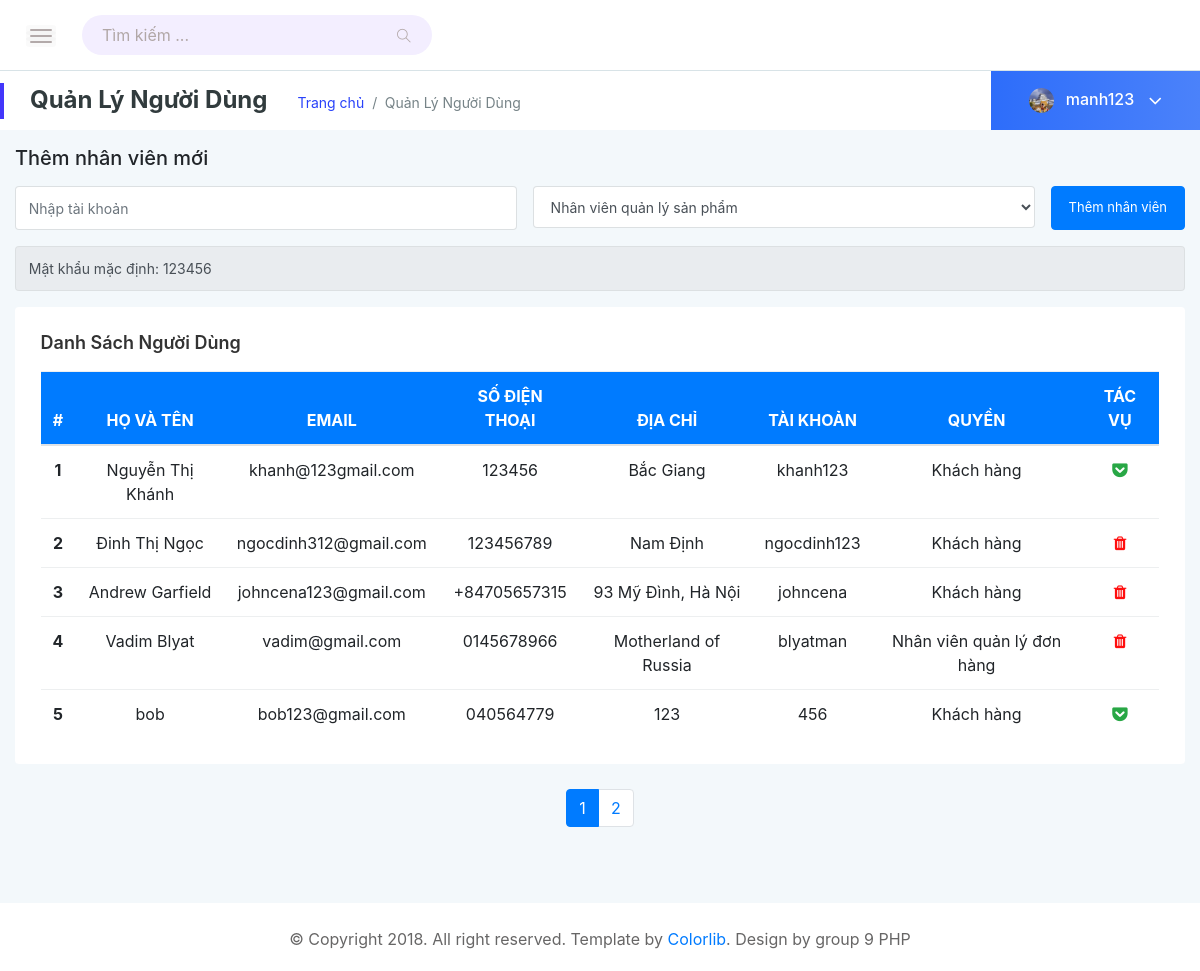
The page /NikeStore/admin/manage_user.php (signed in) on the database its author committed.
### tables this page shows
CREATE TABLE `user` (
  `ID` int(11) NOT NULL,
  `role_id` int(11) NOT NULL,
  `username` varchar(100) NOT NULL,
  `password` varchar(100) NOT NULL,
  `name` varchar(100) DEFAULT NULL,
  `email` varchar(100) DEFAULT NULL,
  `phone` varchar(100) DEFAULT NULL,
  `address` varchar(100) DEFAULT NULL,
  `point` decimal(13,0) DEFAULT 0,
  `avatar` varchar(1000) NOT NULL,
  `seo` varchar(100) NOT NULL,
  `active` tinyint(11) DEFAULT 1
);

CREATE TABLE `role` (
  `ID` int(11) NOT NULL,
  `name` varchar(100) NOT NULL
);

### NikeStore/admin/component/page.php (called while the page is built)
<?php
    $current_page = !empty($_GET["page"])?$_GET["page"]:1;
    $offset = ($current_page - 1)*5;
?>

### NikeStore/admin/manage_user.php (the view, shortened to what this page needs)
<?php
    include("../connect.php");
    include("component/page.php");
?>
<!DOCTYPE html>
<html lang="en">
<head>
    <?php include("component/css.php") ?>
</head>
<body class="body-bg">
    <div class="page-container">
        <div class="main-content">
            <?php include("component/search.php"); ?>
            <div class="page-title-area">
                <div class="row align-items-center">
                    <div class="col-sm-8">
                        <div class="breadcrumbs-area clearfix">
                            <h4 class="page-title pull-left"><b>Quản Lý Người Dùng</b></h4>
                            <ul class="breadcrumbs pull-left">
                                <li><a href="index.php">Trang chủ</a></li>
                                <li><span>Quản lý người dùng</span></li>
                            </ul>
                        </div>
                    </div>
                    <?php include("component/logged.php"); ?>
                </div>
            </div>
            <div class="main-content-inner">
                <?php if($_SESSION['Permission']==1) { ?>
                <div class="mt-3">
                    <h5>Thêm nhân viên mới</h5>
                    <form action="manage_user.php?do=add" method="POST" class="mt-3">
                        <div class="form-group d-flex justify-content-between">
                            <input type="text" class="form-control " name="username" placeholder="Nhập tài khoản" required>
                            <select class="form-control ml-3" style="height:fit-content" name="role">
                                <option value="2" selected>Nhân viên quản lý sản phẩm</option>
                            </select>
                            <button type="submit" class="btn btn-primary ml-3 pull-right">Thêm nhân viên</button>
                        </div>
                        <div class="form-group d-flex justify-content-between">
                            <input type="text" class="form-control" value="Mật khẩu mặc định: 123456" disabled>
                        </div>
                    </form>
                </div>
                <?php } ?>
                <div class="card mt-3">
                    <div class="card-body">
                        <h4 class="header-title">Danh sách người dùng</h4>
                        <div class="single-table">
                            <div class="table-responsive">
                                <table class="table text-center">
                                    <thead class="text-uppercase bg-primary">
                                        <tr class="text-white">
                                            <th scope="col">#</th>
                                            <th scope="col">Họ và tên</th>
                                            <th scope="col">Email</th>
                                            <th scope="col">Số điện thoại</th>
                                            <th scope="col">Địa chỉ</th>
                                            <th scope="col">Tài khoản</th>
                                            <th scope="col">Quyền</th>
                                            <th scope="col">Tác vụ</th>
                                        </tr>
                                    </thead>
                                    <tbody>
                                        <?php
                            $sql = "SELECT user.id as id, user.name as hoten ,email,phone,address,username,role.name as quyen,role.id as quyen_id, active as tt
                                FROM user INNER JOIN role ON user.role_id = role.id
                                ORDER BY user.id  DESC LIMIT 5 OFFSET $offset";
                            $result = mysqli_query($con,$sql);
                            $count=0;
                            while($row = mysqli_fetch_assoc($result)){
                                $count++;
                                        ?>
                                        <tr>
                                            <th scope="row"><?=$count?></th>
                                            <td><?=$row["hoten"]?></td>
                                            <td><?=$row["email"]?></td>
                                            <td><?=$row["phone"]?></td>
                                            <td><?=$row["address"]?></td>
                                            <td><?=$row["username"]?></td>
                                            <td><?=$row["quyen"]?></td>
                                            <?php if(($_SESSION['Permission']==1 && $row["quyen_id"]!=1 )){ ?>
                                                <td>
                                                <?php if($row['tt']==1) { ?>
                                                    <a class="btn-remove" onclick="lock(<?=$row['id']?>)"><i class=" fa fa-trash"></i></a>
                                                <?php } else { ?>
                                                    <a class="text-success" style="cursor: pointer;" onclick="active(<?=$row['id']?>)"><i class=" fa fa-get-pocket"></i></a>
                                                <?php } ?>
                                                </td>
                                            <?php } else{ ?>
                                                <td><i class=" fa fa-trash text-secondary"></i></td>
                                            <?php } ?>
                                        </tr>
                                        <?php
                            }
                                        ?>
                                    </tbody>
                                </table>
                            </div>
                        </div>
                    </div>
                </div>
                <?php
                    include("component/pagination.php");
                ?>
            </div>
        </div>
        <?php include("component/footer.php") ?>
    </div>
</body>
</html>

### NikeStore/admin/component/logged.php (shortened to what this page needs)
<div class="col-sm-4 clearfix">
    <div class="user-profile pull-right">
        <?php
            if (isset($_SESSION['UserName'])){
                $current_username = $_SESSION['UserName'];
                $s = "SELECT avatar FROM user WHERE username='$current_username'";
                $b = mysqli_query($con,$s);
                $d = mysqli_fetch_assoc($b);
                if($d['avatar']!=null){
                    echo'<img class="avatar" src="'.$d['avatar'].'" alt="avatar">';
                }
                else
                    echo'<img class="avatar" src="../assets/images/avatar/avatar.png" alt="avatar">';
        ?>
        <h4 class="user-name dropdown-toggle" data-toggle="dropdown">
            <?=$_SESSION['UserName']?>
            <i class="fa fa-angle-down"></i>
        </h4>
        <?php
            }
            else{
                echo '<a href="../login.php" class="text-white"><i class="fa fa-sign-in mr-2"></i>Đăng nhập</a>';
            }
        ?>
    </div>
</div>

### NikeStore/assets/css/typography.css (style rules this page uses)
body { font-size: 16px; }
h1, h2, h3, h4, h5, h6 { margin: 0; }
b { font-weight: 700; }
a, a:visited { text-decoration: none; transition: all 0.3s ease-in-out; -webkit-transition: all 0.3s ease-in-out; -moz-transition: all 0.3s ease-in-out; -o-transition: all 0.3s ease-in-out; outline: 0; }
ul, ol { margin-bottom: 0px; margin-top: 0px; padding: 0; }
ul { margin: 0; list-style-type: none; }
button { cursor: pointer; outline: none!important; letter-spacing: 0; }
label, input { font-size: 16px; }

### NikeStore/assets/css/default-css.css (style rules this page uses)
* { margin: 0; padding: 0; box-sizing: border-box; }
*, *:before, *:after { -moz-box-sizing: border-box; -webkit-box-sizing: border-box; box-sizing: border-box; }
html { -webkit-font-smoothing: antialiased; }
body { background: #fff; font-weight: normal; -webkit-font-smoothing: antialiased; -webkit-text-size-adjust: 100%; }
img { max-width: 100%; height: auto; }
:root { --primary-color: #4336FB; }

### NikeStore/assets/css/admin-styles.css (style rules this page uses)
.page-container { width: 100%; height: 100%; min-height: 100vh; padding-left: 280px; -webkit-transition: padding-left 0.3s ease 0s; transition: padding-left 0.3s ease 0s; }
.sbar_collapsed.page-container { padding-left: 0; }
.card { border: none; border-radius: 4px; background-color: #fff; -webkit-transition: all 0.3s ease 0s; transition: all 0.3s ease 0s; }
.card-body { padding: 25.6px; padding: 1.6rem; }
.main-content { width: 100%; background: #F3F8FB; }
.main-content-inner { padding: 0 30px 50px; }
.body-bg { background: #F3F8FB; }
.page-title-area { padding: 0 30px; background: #fff; position: relative; }
.page-title-area:before { content: ''; position: absolute; left: 0; top: 50%; width: 4px; height: 36px; background: var(--primary-color); -webkit-transform: translateY(-50%); transform: translateY(-50%); }
.page-title { font-size: 24px; font-weight: 300; color: #313b3d; letter-spacing: 0; margin-right: 30px; }
ul.breadcrumbs { margin-top: 4px; }
.breadcrumbs li { display: inline-block; }
.breadcrumbs li a, .breadcrumbs li span { display: block; font-size: 14px; font-weight: 400; color: #2942fa; letter-spacing: 0; margin-right: 16px; position: relative; }
.breadcrumbs li a:before { content: '/'; color: #768387; position: absolute; right: -13px; top: 0; }
.breadcrumbs li span { margin-right: 0; color: #768387; text-transform: capitalize; }
.user-profile { margin-right: -30px; display: -webkit-box; display: -ms-flexbox; display: flex; -webkit-box-align: center; -ms-flex-align: center; align-items: center; -ms-flex-wrap: wrap; flex-wrap: wrap; background: -webkit-linear-gradient(left, #2d6dfa 0%, #4b82fa 100%); background: linear-gradient(to right, #2d6dfa 0%, #4b82fa 100%); padding: 17px 38px; position: relative; }
.user-profile img.avatar { height: 25px; width: 25px; border-radius: 50%; margin-right: 12px; }
.user-name { font-size: 16px; font-weight: 500; color: #fff; letter-spacing: 0; cursor: pointer; -webkit-user-select: none; -moz-user-select: none; -ms-user-select: none; user-select: none; }
.user-name i { margin-left: 10px; font-size: 21px; vertical-align: middle; position: relative; }
.notification-area .dropdown-toggle, .user-name.dropdown-toggle { position: relative; }
.notification-area .dropdown-toggle:after, .user-name.dropdown-toggle:after { display: none; }
.header-title { font-size: 18px; font-weight: 600; letter-spacing: 0; color: #333; text-transform: capitalize; margin-bottom: 17px; }
.btn { padding: 11px 17px; font-size: 13px; letter-spacing: 0; }
.btn-remove i { color:#ff0e0e; }
.form-control, .form-control:focus { outline: none; box-shadow: none; }
.form-control { font-size: 14px; border: 1px solid rgba(170, 170, 170, .3); padding: 10.72px 12.8px; padding: .67rem .8rem; }
.single-table .table { margin-bottom: 0; }
table tr th { border-bottom: none; }
table tr th, table tr td { border-top: 1px solid rgba(120, 130, 140, 0.13) !important; }

### NikeStore/assets/css/responsive.css (style rules this page uses)
@media (min-width: 1200px) and (max-width: 1364px) { .main-content-inner { padding: 0 15px 50px; } }
@media (min-width: 1200px) and (max-width: 1364px) { .page-container, .sbar_collapsed.page-container { padding-left: 0; } }

### rows shown on the page
user: avatar (picture)
user: name "Nguyễn Thị Khánh", email "khanh@123gmail.com", phone "123456", address "Bắc Giang", username "khanh123", role.name "Khách hàng"
user: name "Đinh Thị Ngọc", email "ngocdinh312@gmail.com", phone "123456789", address "Nam Định", username "ngocdinh123", role.name "Khách hàng"
user: name "Andrew Garfield", email "johncena123@gmail.com", phone "+84705657315", address "93 Mỹ Đình, Hà Nội", username "johncena", role.name "Khách hàng"
user: name "Vadim Blyat", email "vadim@gmail.com", phone "0145678966", address "Motherland of Russia", username "blyatman", role.name "Nhân viên quản lý đơn hàng"
user: name "bob", email "bob123@gmail.com", phone "040564779", address "123", username "456", role.name "Khách hàng"

### other values the page prints
$_SESSION['UserName'] "manh123"
